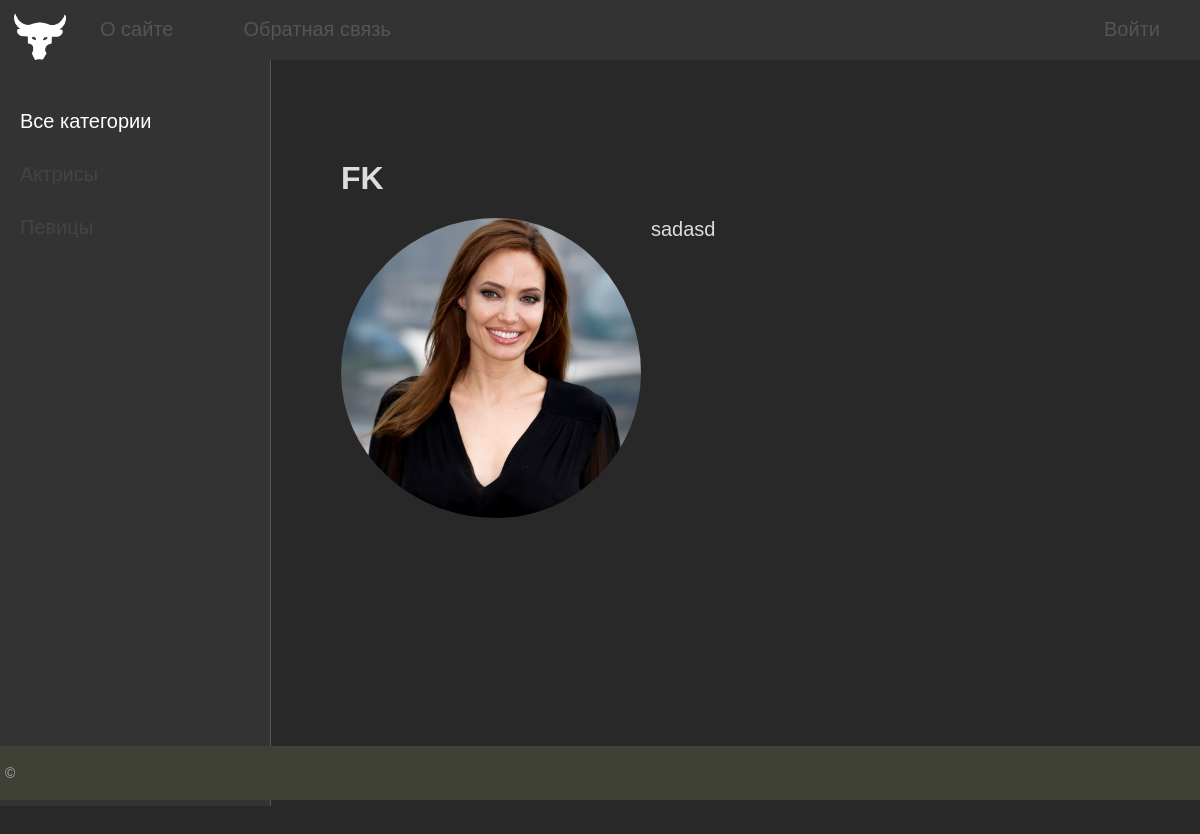
The app's page /post/asdasdasdas with its own data.
### women/models.py (models this page shows, shortened)
class Women(models.Model):
    title = models.CharField(max_length=256, verbose_name='Заголовок')
    slug = models.SlugField(max_length=255, unique=True,db_index=True,verbose_name='URL')
    content = models.TextField(blank=True, verbose_name='Текст статьи')
    photo = models.ImageField(upload_to="photos/%Y/%m/%d/", verbose_name='Фото')
    time_create = models.DateTimeField(auto_now_add=True, verbose_name='Дата создания')
    time_update = models.DateTimeField(auto_now= True, verbose_name='Дата изменения')
    is_published = models.BooleanField(default= True, verbose_name='Публикация')
    cat = models.ForeignKey('Category', on_delete=models.PROTECT, null=True, verbose_name='Категория')
    def __str__(self):
        return self.title
    class Meta:
        verbose_name='Известные женщины'
        verbose_name_plural= 'Известные женщины'
        ordering = ['time_create', 'title']

### women/views.py (the view)
# urls.py: path('post/<slug:post_slug>', ShowPost.as_view(),name='post'),
class ShowPost(DataMixin,DetailView):
    model = Women
    template_name = 'women/post.html'
    slug_url_kwarg = 'post_slug'
    context_object_name = 'post'
    def get_context_data(self,*, object_list=None, **kwargs) :
        context = super().get_context_data(**kwargs)
        c_def = self.get_user_context(title=context['post'])
        return dict(list(context.items())+list(c_def.items()))

### women/models.py (called while the page is built)
    def get_absolute_url(self):
        return reverse('category', kwargs={'cat_slug':self.slug})

### women/utils.py (called while the page is built)
    def get_user_context(self, **kwargs):
        context = kwargs
        cats = Category.objects.annotate(Count('women'))
        user_menu = menu.copy()
        if not self.request.user.is_authenticated:
            user_menu.pop(1)
        context['menu'] = user_menu
        context['cats'] = cats
        if 'cat_selected' not in context:
            context['cat_selected'] = 0
        return context

### women/templates/women/post.html
{% extends 'women/base.html' %}
{% block content %}
<h1>{{ post.title }}</h1>
{% if post.photo %}
<p><img class="img-article-left" src="{{post.photo.url}}" ></p>
{% endif %}
{{post.content | linebreaks}}
{% endblock %}

### women/templates/women/base.html (shortened to what this page needs)
{% load static %}
{% load women_tags %}
<!DOCTYPE html>
<html>
<head>
	<link type="text/css" href="{% static 'women/css/styles.css' %}" rel="stylesheet" />
</head>
<body>
<table class="table-page" border=0 cellpadding="0" cellspacing="0">
<tr><td valign=top>
{% block mainmenu %}
		<div class="header">
			<ul id="mainmenu" class="mainmenu">
			<li class="logo"><a href="{% url 'home' %}"><div class="logo"></div></a></li>
{% for m in menu %}
	{% if not forloop.last %}
			<li><a href="{% url m.url_name %}">{{m.title}}</a></li>
	{% else %}
			<li class="last"><a href="#">{{m.title}}</a></li>
	{% endif %}
{% endfor %}
			</ul>
		</div>
{% endblock mainmenu %}
<table class="table-content" border=0 cellpadding="0" cellspacing="0">
<tr>
	<td valign="top" class="left-chapters">
	<ul id="leftchapters">
		{% if cat_selected == 0 %}
			<li class="selected">Все категории</li>
		{% else %}
		<li><a href="{% url 'home' %}">Все категории</a></li>
		{% endif %}
		{% for c in cats %}
		{% if c.women__count > 0 %}
			{% if c.pk == cat_selected %}
				<li class="selected">{{ c.name }}</li>
			{% else %}
				<li><a href="{{ c.get_absolute_url }}">{{c.name}}</a></li>
			{% endif %}
		{% endif %}
		{% endfor %}
	</ul>
</td>
<td valign="top" class="content">
	<div class="content-text">
{% block content %}
{% endblock %}
	</div>
</td></tr></table>
</td></tr>
<tr><td valign=top>
	<div id="footer">
		<p>&copy; </p>
	</div>
</td></tr></table>
</body>
</html>

### women/static/women/css/styles.css (style rules this page uses)
html, body { font-family: 'Arial', sans-serif; margin: 0; padding: 0; height: 100%; width: 100%; color: #fff; background-color: #282828; }
a { color: #ccc; text-decoration: none; }
img { max-width: 600px; height: auto; border-radius: 50%; }
img.img-article-left { width: 300px; height: 300px; object-fit: cover; object-position: center; float: left; padding: 0 10px 10px 0; border-radius: 50%; }
.table-page { width: 100%; height: 100%; vertical-align: top; }
.table-page tr { height: 100%; }
.header { background: #333; height: 60px; }
.logo { background: url('../images/logo1.png') no-repeat 5px 10px; width: 70px; height: 60px; border-radius: 50%; background-size: 100% 100%; }
ul.mainmenu { list-style: none; margin: 0; padding: 0; height: 60px; color: #d22300; font-size: 20px; overflow: hidden; }
ul.mainmenu li { float: left; margin: 18px 40px 0 30px; }
ul.mainmenu li.logo { margin: 0; }
ul.mainmenu li.last { float: right; }
ul.mainmenu li a { color: #555; text-decoration: none; }
.table-content { width: 100%; min-height: 100%; height: 100%; }
.left-chapters { margin: 0; background: #333; border-right: 1px solid #555; min-height: 100%; }
.left-chapters ul { width: 230px; min-height: 100%; margin: 0; padding: 20px; list-style: none; font-size: 20px; }
.left-chapters ul li { margin: 30px 0; color: #999; }
.left-chapters ul li.selected { color: #ffffff; }
.left-chapters ul li a { color: #444; text-decoration: none; }
.content { padding: 40px; width: 100%; box-sizing: border-box; }
.content-text { margin: 60px 0 0 30px; color: #ddd; font-size: 20px; font-family: "Yandex Sans Display Light", sans-serif; }
.content-text h1 { font-size: 32px; }
#footer { box-sizing: border-box; background: #3F4137; padding: 5px; color: #aaa; font-size: 14px; font-family: Verdana, Geneva, Arial, Helvetica; text-align: left; overflow: hidden; }

### records on screen
Women: title "FK", photo (picture), content "sadasd"

### other values on screen
{{ m.title }} "О сайте" "Обратная связь"
{{ m.title }} "Войти"
